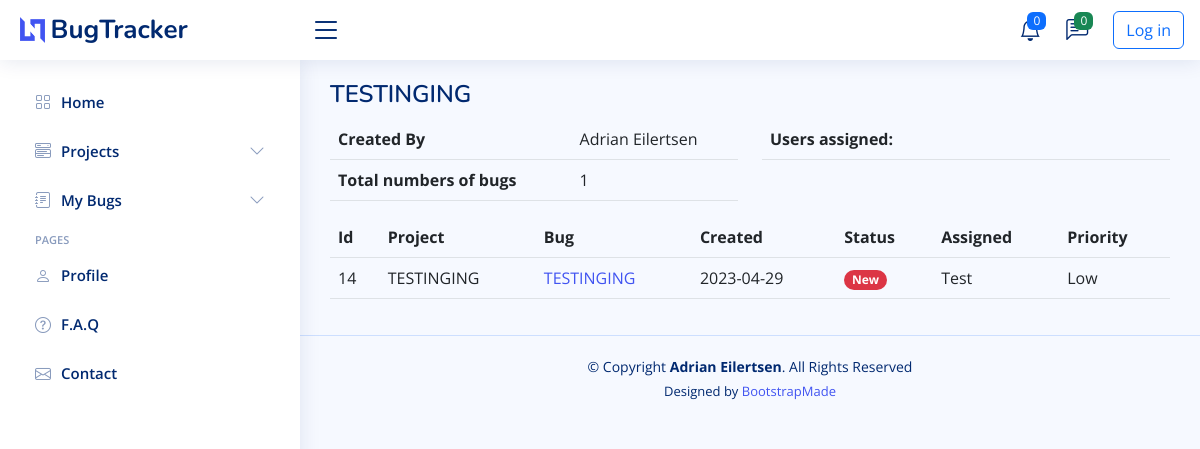
Before: /project/6 with the older database file.
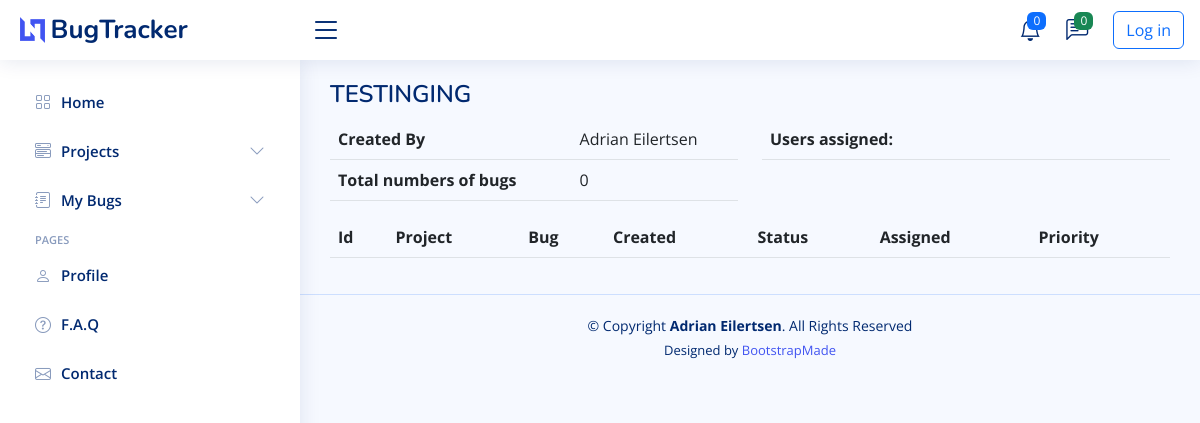
After: the same page with the newer database file.
### db.py (models this page shows)
class Bug(db.Model):
    __tablename__ = "bug"
    id = db.Column(db.Integer, primary_key=True)
    title = db.Column(db.String(250), nullable=False)
    description = db.Column(db.String(250), nullable=False)
    reporter = db.Column(db.String, db.ForeignKey("user.name"))
    date = db.Column(db.String(250), nullable=False)
    status = db.Column(db.Integer, nullable=False)
    priority = db.Column(db.String(250), nullable=False)
    project_id = db.Column(db.String, db.ForeignKey("project.name"))
    project = relationship("Project", back_populates="bugs")
    comment = relationship("Comment", back_populates="parent_bug")
    assigned = relationship("User", back_populates="bugs")

class User(UserMixin, db.Model):
    __tablename__ = "user"
    id = db.Column(db.Integer, primary_key=True)
    name = db.Column(db.String(250), nullable=False, unique=True)
    email = db.Column(db.String(250), unique=True, nullable=False)
    password = db.Column(db.String(250), nullable=False)
    bugs = relationship("Bug", back_populates="assigned")
    comments = relationship("Comment", back_populates="comment_author")
    projects = db.relationship("Project", secondary=project_user, back_populates="users")

### main.py (the view)
@app.route("/project/<int:index>", methods=["GET", "POST"])
def project(index):
    bugs_data = get_table_data(Bug)
    project_data = get_table_data(Project)
    project = Project.query.get(index)
    return render_template("project.html", bugs=bugs_data, project=project_data, current_project=project, logged_in=current_user.is_authenticated)

### functions.py (called while the page is built)
def get_table_data(tablename):
    return db.session.query(tablename).all()

### templates/project.html (shortened to what this page needs)
<!DOCTYPE html>
<html lang="en">
{% import "bootstrap/wtf.html" as wtf %}
{% include "header.html" %}
<body>
{% include "navbar.html" %}
<main id="main" class="main">
  <div class="pagetitle">
    <div class="row">
      <div class="col-6">
        <h1>{{ current_project.name }}</h1>
      </div>
    </div>
  </div>
  <section class="section">
    <div class="row">
      <div class="col">
        <table class="table">
          <tbody>
            <tr>
              <th scope="row">Created By</th>
              <td colspan="2">{{ current_project.creator }}</td>
            </tr>
            <tr>
              <th scope="row">Total numbers of bugs</th>
              <td colspan="2">{{ current_project.bugs|length }}</td>
            </tr>
          </tbody>
        </table>
      </div>
      <div class="col">
        <table class="table">
          <thead>
            <th scope="row">Users assigned:</th>
          </thead>
        </table>
      </div>
    </div>
  </section>
  <section class="section">
    <div class="row">
      <div class="col">
        <table class="table table-hover">
          <thead>
          <tr>
            <th scope="col">Id</th>
            <th scope="col">Project</th>
            <th scope="col">Bug</th>
            <th scope="col">Created</th>
            <th scope="col">Status</th>
            <th scope="col">Assigned</th>
            <th scope="col">Priority</th>
          </tr>
          </thead>
          <tbody>
          {% for bug in bugs %}
          {% if bug.project_id == current_project.name %}
          <tr id="tr-{{ bug.id }}">
            <td data-label="Id" scope="row">{{ bug.id }}</td>
            <td data-label="Project">{{ bug.project_id }}</td>
            <td data-label="Bug"><a href="{{ url_for('bug', index=bug.id) }}">{{ bug.title }}</a></td>
            <td data-label="Date">{{ bug.date }}</td>
            <td data-label="Status">
              {% if bug.status == 0 %}
              <span class="badge rounded-pill bg-danger">New</span>
              {% elif bug.status == 1 %}
              <span class="badge rounded-pill bg-info text-dark">In progress</span>
              {% elif bug.status == 2 %}
              <span class="badge rounded-pill bg-warning text-dark">In review</span>
              {% elif bug.status == 3 %}
              <span class="badge rounded-pill bg-success">Completed</span>
              {% endif %}
            </td>
            <td data-label="Assigned">{{ bug.assigned.name }}</td>
            <td class="table-data-hidden" data-label="Priority">{{ bug.priority }}</td>
          </tr>
          {% endif %}
          {% endfor %}
          </tbody>
        </table>
      </div>
    </div>
  </section>
</main>
{% include "footer.html" %}
</body>
</html>

Changed rows visible on the page:
removed Bug: id "14", project_id "TESTINGING", title "TESTINGING", date "2023-04-29", status "New", assigned.name "Test", priority "Low"
Other visible differences:
{{ current_project.bugs|length }}: "1" → "0"
